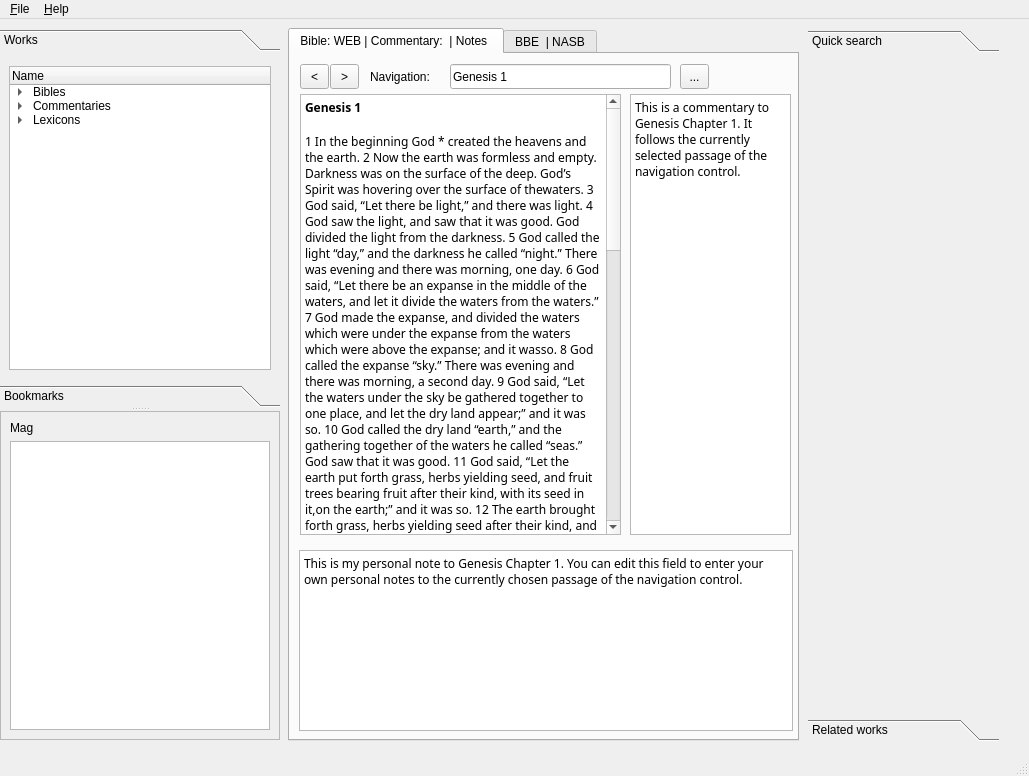
<ui version="4.0" >
 <author>Joachim Ansorg</author>
 <comment></comment>
 <exportmacro></exportmacro>
 <class>BibleTimeMainWindow</class>
 <widget class="QMainWindow" name="BibleTimeMainWindow" >
  <property name="geometry" >
   <rect>
    <x>0</x>
    <y>0</y>
    <width>1029</width>
    <height>776</height>
   </rect>
  </property>
  <property name="windowTitle" >
   <string>BibleTime 2.0</string>
  </property>
  <widget class="QWidget" name="centralwidget" >
   <widget class="QSplitter" name="" >
    <property name="geometry" >
     <rect>
      <x>0</x>
      <y>10</y>
      <width>280</width>
      <height>711</height>
     </rect>
    </property>
    <property name="orientation" >
     <enum>Qt::Vertical</enum>
    </property>
    <widget class="QSplitter" name="" >
     <property name="orientation" >
      <enum>Qt::Vertical</enum>
     </property>
     <widget class="QToolBox" name="toolBox" >
      <property name="currentIndex" >
       <number>0</number>
      </property>
      <widget class="QWidget" name="page" >
       <attribute name="label" >
        <string>Works</string>
       </attribute>
       <layout class="QGridLayout" >
        <property name="margin" >
         <number>9</number>
        </property>
        <property name="spacing" >
         <number>6</number>
        </property>
        <item row="0" column="0" >
         <widget class="QTreeWidget" name="treeWidget" >
          <column>
           <property name="text" >
            <string>Name</string>
           </property>
          </column>
          <item>
           <property name="text" >
            <string>Bibles</string>
           </property>
           <item>
            <property name="text" >
             <string>Englisch</string>
            </property>
            <item>
             <property name="text" >
              <string>KJV</string>
             </property>
            </item>
            <item>
             <property name="text" >
              <string>WEB</string>
             </property>
            </item>
           </item>
          </item>
          <item>
           <property name="text" >
            <string>Commentaries</string>
           </property>
           <item>
            <property name="text" >
             <string>Englisch</string>
            </property>
            <item>
             <property name="text" >
              <string>MHC</string>
             </property>
            </item>
           </item>
          </item>
          <item>
           <property name="text" >
            <string>Lexicons</string>
           </property>
           <item>
            <property name="text" >
             <string>Englisch</string>
            </property>
            <item>
             <property name="text" >
              <string>ISBE</string>
             </property>
            </item>
           </item>
          </item>
         </widget>
        </item>
       </layout>
      </widget>
      <widget class="QWidget" name="page_3" >
       <attribute name="label" >
        <string>Bookmarks</string>
       </attribute>
      </widget>
     </widget>
    </widget>
    <widget class="QFrame" name="frame" >
     <property name="frameShape" >
      <enum>QFrame::StyledPanel</enum>
     </property>
     <property name="frameShadow" >
      <enum>QFrame::Raised</enum>
     </property>
     <layout class="QGridLayout" >
      <property name="margin" >
       <number>9</number>
      </property>
      <property name="spacing" >
       <number>6</number>
      </property>
      <item row="0" column="0" >
       <layout class="QVBoxLayout" >
        <property name="margin" >
         <number>0</number>
        </property>
        <property name="spacing" >
         <number>6</number>
        </property>
        <item>
         <widget class="QLabel" name="label_2" >
          <property name="text" >
           <string>Mag</string>
          </property>
         </widget>
        </item>
        <item>
         <widget class="QTextEdit" name="textEdit_2" />
        </item>
       </layout>
      </item>
     </layout>
    </widget>
   </widget>
   <widget class="QToolBox" name="toolBox_2" >
    <property name="geometry" >
     <rect>
      <x>808</x>
      <y>11</y>
      <width>191</width>
      <height>711</height>
     </rect>
    </property>
    <property name="currentIndex" >
     <number>0</number>
    </property>
    <widget class="QWidget" name="page_2" >
     <property name="geometry" >
      <rect>
       <x>0</x>
       <y>0</y>
       <width>191</width>
       <height>649</height>
      </rect>
     </property>
     <attribute name="label" >
      <string>Quick search</string>
     </attribute>
    </widget>
    <widget class="QWidget" name="page_4" >
     <property name="geometry" >
      <rect>
       <x>0</x>
       <y>0</y>
       <width>191</width>
       <height>649</height>
      </rect>
     </property>
     <attribute name="label" >
      <string>Related works</string>
     </attribute>
    </widget>
   </widget>
   <widget class="QTabWidget" name="tabWidget" >
    <property name="geometry" >
     <rect>
      <x>288</x>
      <y>9</y>
      <width>511</width>
      <height>713</height>
     </rect>
    </property>
    <widget class="QWidget" name="tab" >
     <attribute name="title" >
      <string>Bible: WEB | Commentary:  | Notes </string>
     </attribute>
     <widget class="QToolButton" name="toolButton" >
      <property name="geometry" >
       <rect>
        <x>10</x>
        <y>10</y>
        <width>29</width>
        <height>25</height>
       </rect>
      </property>
      <property name="text" >
       <string>&lt;</string>
      </property>
     </widget>
     <widget class="QToolButton" name="toolButton_2" >
      <property name="geometry" >
       <rect>
        <x>40</x>
        <y>10</y>
        <width>29</width>
        <height>25</height>
       </rect>
      </property>
      <property name="text" >
       <string>></string>
      </property>
     </widget>
     <widget class="QLabel" name="label" >
      <property name="geometry" >
       <rect>
        <x>80</x>
        <y>10</y>
        <width>74</width>
        <height>25</height>
       </rect>
      </property>
      <property name="text" >
       <string>Navigation: </string>
      </property>
     </widget>
     <widget class="QTextEdit" name="textEdit" >
      <property name="geometry" >
       <rect>
        <x>9</x>
        <y>496</y>
        <width>494</width>
        <height>181</height>
       </rect>
      </property>
      <property name="documentTitle" >
       <string/>
      </property>
      <property name="html" >
       <string>&lt;html>&lt;head>&lt;meta name="qrichtext" content="1" />&lt;/head>&lt;body style=" white-space: pre-wrap; font-family:Sans Serif; font-size:9pt; font-weight:400; font-style:normal; text-decoration:none;">&lt;p style=" margin-top:0px; margin-bottom:0px; margin-left:0px; margin-right:0px; -qt-block-indent:0; text-indent:0px;">This is my personal note to Genesis Chapter 1. You can edit this field to enter your own personal notes to the currently chosen passage of the navigation control.&lt;/p>&lt;/body>&lt;/html></string>
      </property>
     </widget>
     <widget class="QTextBrowser" name="textBrowser" >
      <property name="geometry" >
       <rect>
        <x>10</x>
        <y>40</y>
        <width>321</width>
        <height>441</height>
       </rect>
      </property>
      <property name="html" >
       <string>&lt;html>&lt;head>&lt;meta name="qrichtext" content="1" />&lt;/head>&lt;body style=" white-space: pre-wrap; font-family:Sans Serif; font-size:9pt; font-weight:400; font-style:normal; text-decoration:none;">&lt;p style=" margin-top:0px; margin-bottom:0px; margin-left:0px; margin-right:0px; -qt-block-indent:0; text-indent:0px;">&lt;span style=" font-weight:600;">Genesis 1&lt;/span>&lt;/p>&lt;p style="-qt-paragraph-type:empty; margin-top:0px; margin-bottom:0px; margin-left:0px; margin-right:0px; -qt-block-indent:0; text-indent:0px; font-weight:600;">&lt;/p>&lt;p style=" margin-top:0px; margin-bottom:0px; margin-left:0px; margin-right:0px; -qt-block-indent:0; text-indent:0px; font-weight:600;">&lt;span style=" font-weight:400;">1 In the beginning God * created the heavens and the earth. 2 Now the earth was formless and empty. Darkness was on the surface of the deep. God’s Spirit was hovering over the surface of thewaters. 3 God said, “Let there be light,” and there was light. 4 God saw the light, and saw that it was good. God divided the light from the darkness. 5 God called the light “day,” and the darkness he called “night.” There was evening and there was morning, one day. 6 God said, “Let there be an expanse in the middle of the waters, and let it divide the waters from the waters.” 7 God made the expanse, and divided the waters which were under the expanse from the waters which were above the expanse; and it wasso. 8 God called the expanse “sky.” There was evening and there was morning, a second day. 9 God said, “Let the waters under the sky be gathered together to one place, and let the dry land appear;” and it was so. 10 God called the dry land “earth,” and the gathering together of the waters he called “seas.” God saw that it was good. 11 God said, “Let the earth put forth grass, herbs yielding seed, and fruit trees bearing fruit after their kind, with its seed in it,on the earth;” and it was so. 12 The earth brought forth grass, herbs yielding seed after their kind, and trees bearing fruit, with its seed in it, after theirkind; and God saw that it was good. 13 There was evening and there was morning, a third day. 14 God said, “Let there be lights in the expanse of sky to divide the day from the night; and let them be for signs, and for seasons,and for days and years; 15 and let them be for lights in the expanse of sky to give light on the earth;” and it was so. 16 God made the two great lights: the greater light to rule the day, and the lesser light to rule the night. He also made the stars. 17 God set them in the expanse of sky to give light to the earth, 18 and to rule over the day and over the night, and to divide the light from the darkness. God saw that it was good. 19 There was evening and there was morning, a fourth day. 20 God said, “Let the waters swarm with swarms of living creatures, and let birds fly above the earth in the open expanse of sky.” 21 God created the large sea creatures, and every living creature that moves, with which the waters swarmed, after their kind, andevery winged bird after its kind. God saw that it was good. 22 God blessed them, saying, “Be fruitful, and multiply, and fill the waters in the seas, and let birds multiply on the earth.” 23 There was evening and there was morning, a fifth day. 24 God said, “Let the earth bring forth living creatures after their kind, livestock, creeping things, and animals of the earth aftertheir kind;” and it was so. 25 God made the animals of the earth after their kind, and the livestock after their kind, and everything that creeps on the groundafter its kind. God saw that it was good. 26 God said, “Let us make man in our image, after our likeness: and let them have dominion over the fish of the sea, and over thebirds of the sky, and over the livestock, and over all the earth, and over every creeping thing that creeps on the earth.” 27 God created man in his own image. In God’s image he created him; male and female he created them. 28 God blessed them. God said to them, “Be fruitful, multiply, fill the earth, and subdue it. Have dominion over the fish of the sea,over the birds of the sky, and over every living thing that moves on the earth.” 29 God said, “Behold, I have given you every herb yielding seed, which is on the surface of all the earth, and every tree, which bearsfruit yielding seed. It will be your food. 30 To every animal of the earth, and to every bird of the sky, and to everything that creeps on the earth, in which there is life, Ihave given every green herb for food;” and it was so. 31 God saw everything that he had made, and, behold, it was very good. There was evening and there was morning, a sixth day.&lt;/span>&lt;/p>&lt;/body>&lt;/html></string>
      </property>
     </widget>
     <widget class="QTextBrowser" name="textBrowser_2" >
      <property name="geometry" >
       <rect>
        <x>340</x>
        <y>40</y>
        <width>161</width>
        <height>441</height>
       </rect>
      </property>
      <property name="html" >
       <string>&lt;html>&lt;head>&lt;meta name="qrichtext" content="1" />&lt;/head>&lt;body style=" white-space: pre-wrap; font-family:Sans Serif; font-size:9pt; font-weight:400; font-style:normal; text-decoration:none;">&lt;p style=" margin-top:0px; margin-bottom:0px; margin-left:0px; margin-right:0px; -qt-block-indent:0; text-indent:0px;">This is a commentary to Genesis Chapter 1. It follows the currently selected passage of the navigation control.&lt;/p>&lt;/body>&lt;/html></string>
      </property>
     </widget>
     <widget class="QToolButton" name="toolButton_3" >
      <property name="geometry" >
       <rect>
        <x>390</x>
        <y>10</y>
        <width>29</width>
        <height>25</height>
       </rect>
      </property>
      <property name="text" >
       <string>...</string>
      </property>
     </widget>
     <widget class="QLineEdit" name="lineEdit" >
      <property name="geometry" >
       <rect>
        <x>160</x>
        <y>10</y>
        <width>221</width>
        <height>25</height>
       </rect>
      </property>
      <property name="text" >
       <string>Genesis 1</string>
      </property>
     </widget>
    </widget>
    <widget class="QWidget" name="tab_2" >
     <attribute name="title" >
      <string>BBE  | NASB</string>
     </attribute>
    </widget>
   </widget>
  </widget>
  <widget class="QMenuBar" name="menubar" >
   <property name="geometry" >
    <rect>
     <x>0</x>
     <y>0</y>
     <width>1029</width>
     <height>29</height>
    </rect>
   </property>
   <widget class="QMenu" name="menu_Help" >
    <property name="title" >
     <string>&amp;Help</string>
    </property>
    <addaction name="action_About_BibleTime" />
   </widget>
   <widget class="QMenu" name="menu_File" >
    <property name="title" >
     <string>&amp;File</string>
    </property>
    <addaction name="action_Quit" />
   </widget>
   <addaction name="menu_File" />
   <addaction name="menu_Help" />
  </widget>
  <widget class="QStatusBar" name="statusbar" >
   <property name="geometry" >
    <rect>
     <x>0</x>
     <y>754</y>
     <width>1029</width>
     <height>22</height>
    </rect>
   </property>
  </widget>
  <action name="action_Quit" >
   <property name="text" >
    <string>&amp;Quit</string>
   </property>
  </action>
  <action name="action_About_BibleTime" >
   <property name="text" >
    <string>&amp;About BibleTime</string>
   </property>
  </action>
 </widget>
 <pixmapfunction></pixmapfunction>
 <includes/>
 <resources/>
 <connections/>
</ui>
